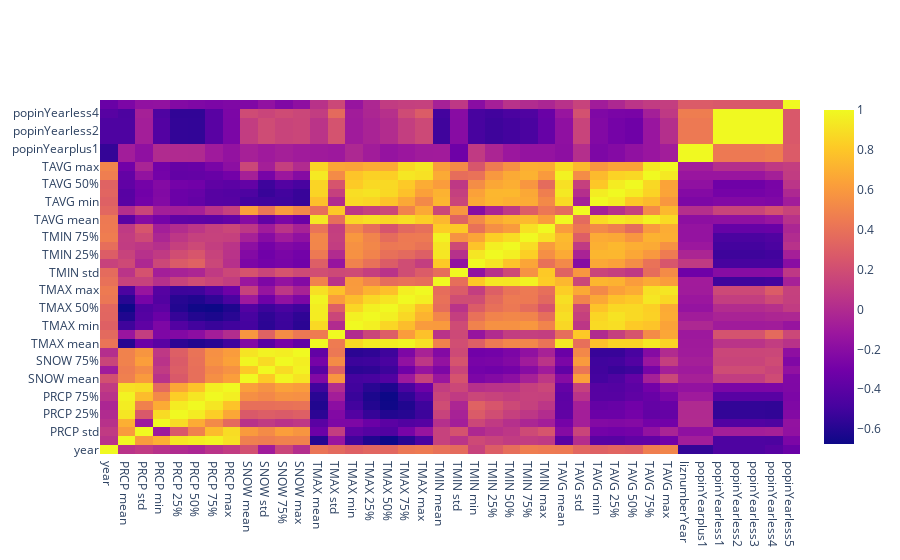

Write notebook code for a chart like this one.
### Markdown cell above
### Winter

### Code cell
corrPortal_winter = df_reg_season.loc[(df_reg_season.source=='portal')&(df_reg_season.season.isin(['winter']))]\
.drop(columns=['PRCP count', 'SNOW count', 'TMAX count', 'TMIN count', 'TAVG count','propFemale',
              'SNOW min', 'SNOW 25%', 'SNOW 50%',]).corr()
testx = corrPortal_winter.columns
testy = corrPortal_winter.index
testz = corrPortal_winter.values
test = go.Figure(go.Heatmap(x=testx,y=testy,z=testz))
#plot(test, filename = 'portal winter correlation matrix.html')
iplot(test, filename = 'portal winter correlation matrix.html')

### Figure 1 — Plotly figure (JSON) as saved in the notebook; plotly's stock layout.template omitted (floating-point values rounded to 4 significant figures; data arrays with more than 128 entries replaced by an {"elided": "..."} marker saying what was removed)
{"data": [{"type": "heatmap", "x": ["year", "PRCP mean", "PRCP std", "PRCP min", "PRCP 25%", "PRCP 50%", "PRCP 75%", "PRCP max", "SNOW mean", "SNOW std", "SNOW 75%", "SNOW max", "TMAX mean", "TMAX std", "TMAX min", "TMAX 25%", "TMAX 50%", "TMAX 75%", "TMAX max", "TMIN mean", "TMIN std", "TMIN min", "TMIN 25%", "TMIN 50%", "TMIN 75%", "TMIN max", "TAVG mean", "TAVG std", "TAVG min", "TAVG 25%", "TAVG 50%", "TAVG 75%", "TAVG max", "liznumberYear", "popinYearplus1", "popinYearless1", "popinYearless2", "popinYearless3", "popinYearless4", "popinYearless5"], "y": ["year", "PRCP mean", "PRCP std", "PRCP min", "PRCP 25%", "PRCP 50%", "PRCP 75%", "PRCP max", "SNOW mean", "SNOW std", "SNOW 75%", "SNOW max", "TMAX mean", "TMAX std", "TMAX min", "TMAX 25%", "TMAX 50%", "TMAX 75%", "TMAX max", "TMIN mean", "TMIN std", "TMIN min", "TMIN 25%", "TMIN 50%", "TMIN 75%", "TMIN max", "TAVG mean", "TAVG std", "TAVG min", "TAVG 25%", "TAVG 50%", "TAVG 75%", "TAVG max", "liznumberYear", "popinYearplus1", "popinYearless1", "popinYearless2", "popinYearless3", "popinYearless4", "popinYearless5"], "z": {"elided": "40x40 float values"}}], "layout": {}}
